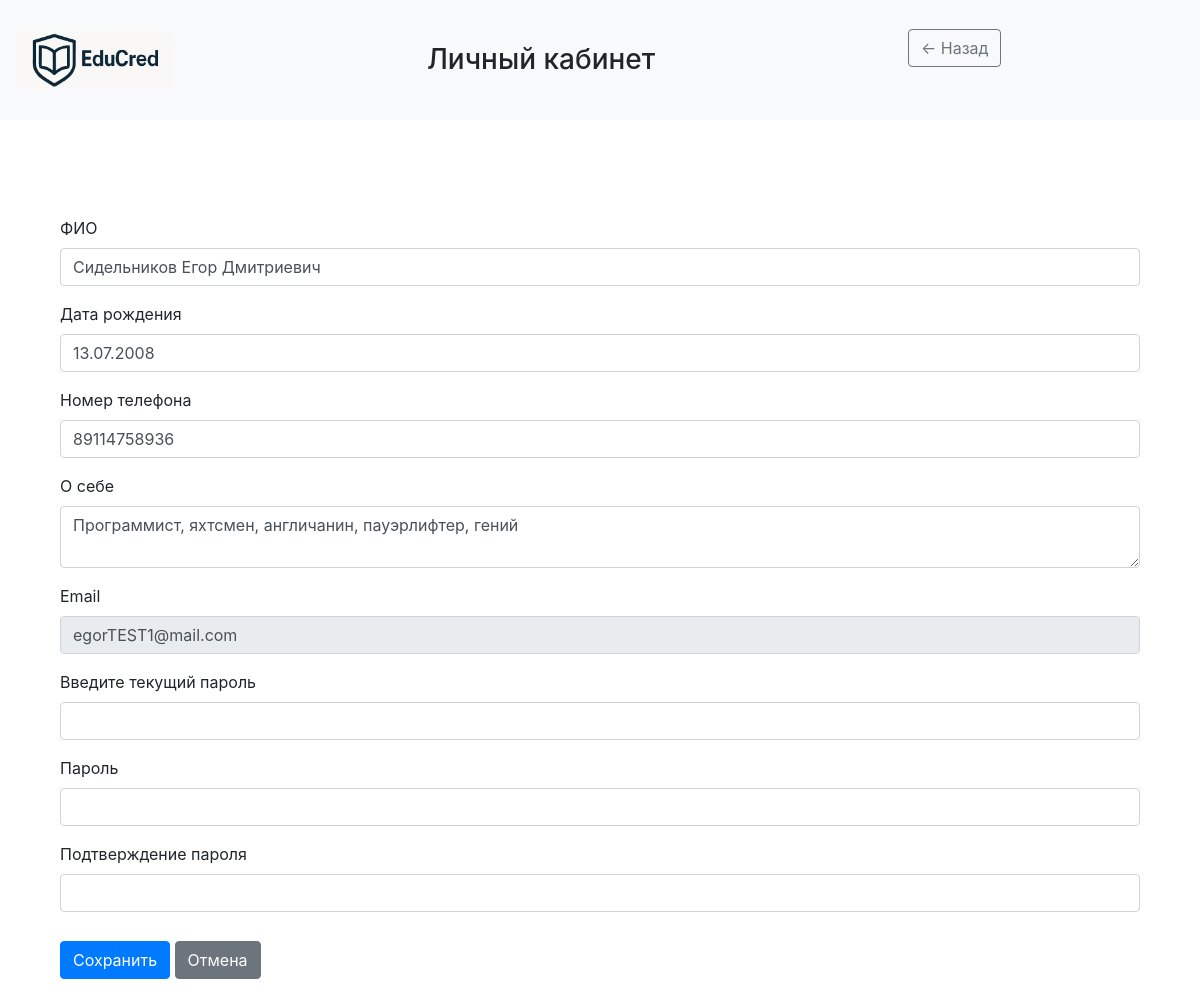
The page /profile (signed in) on the database as committed earlier.
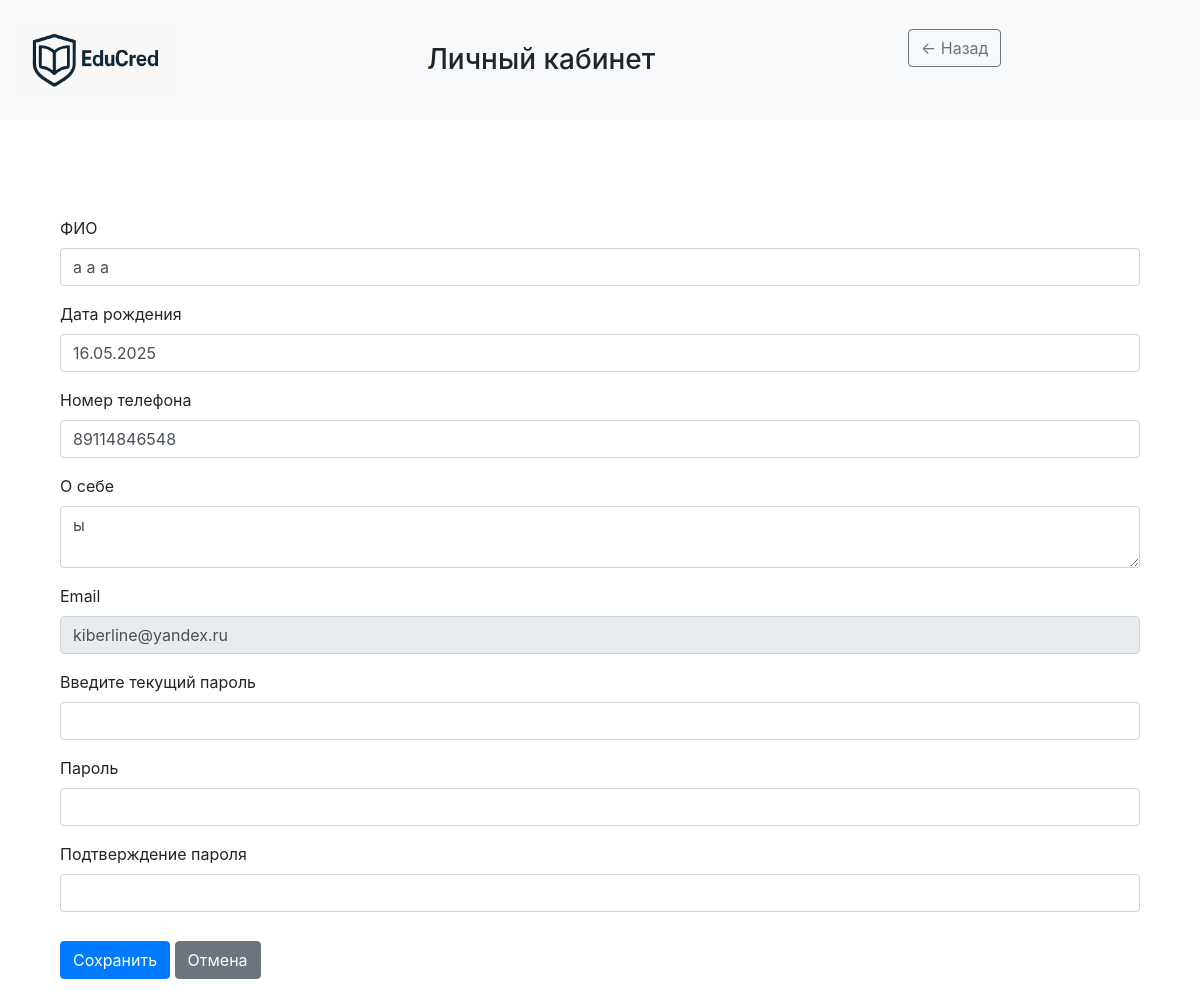
The same page on the database as committed later.
### data/Students.py (models this page shows)
class Student(SqlAlchemyBase, UserMixin, SerializerMixin):
    __tablename__ = "students"
    id = sqlalchemy.Column(sqlalchemy.Integer, primary_key=True, autoincrement=True)
    user_id = sqlalchemy.Column(sqlalchemy.Integer, sqlalchemy.ForeignKey("users.id"), nullable=False)
    student_nsp = sqlalchemy.Column(sqlalchemy.String, nullable=False)
    born = sqlalchemy.Column(sqlalchemy.DateTime, nullable=False)
    phone_num = sqlalchemy.Column(sqlalchemy.String, nullable=False)
    about = sqlalchemy.Column(sqlalchemy.String, nullable=True)
    employer_id = sqlalchemy.Column(sqlalchemy.String, nullable=True)
    user = orm.relationship("User", back_populates="student")
    achievements = orm.relationship("Achievement", back_populates="student")

### data/Users.py (models this page shows, shortened)
class User(SqlAlchemyBase, UserMixin, SerializerMixin):
    __tablename__ = "users"
    id = sqlalchemy.Column(sqlalchemy.Integer, primary_key=True, autoincrement=True)
    email = sqlalchemy.Column(sqlalchemy.String, index=True, unique=True, nullable=True)
    hashed_password = sqlalchemy.Column(sqlalchemy.String, nullable=True)
    role = sqlalchemy.Column(sqlalchemy.String, nullable=True)
    university = orm.relationship("University", back_populates="user", uselist=False)
    employer = orm.relationship("Employer", back_populates="user", uselist=False)
    student = orm.relationship("Student", back_populates="user", uselist=False)

### server.py (the view, shortened to what this page needs)
@app.route('/profile', methods=['GET', 'POST'])
@login_required
def profile():
    try:
        db_sess = db_session.create_session()
        user = db_sess.query(User).get(current_user.id)
        born = ''
        if user.role == 'student':
            profile = db_sess.query(Student).filter_by(user_id=user.id).first()
            born = profile.born.strftime('%d.%m.%Y')
            form = StudentProfileForm(obj=profile)
        elif user.role == 'employer':
            profile = db_sess.query(Employer).filter_by(user_id=user.id).first()
            form = EmployerProfileForm(obj=profile)
        form.email.data = user.email
        return render_template('profile.html', form=form, role=user.role, title='Личный кабинет', user=user,
                               style=url_for('static', filename='css/style.css'), born=born)
    except Exception as e:
        flash(f'Произошла неизвестная ошибка, попробуйте ещё раз', 'danger')
        app.logger.error(e)
        return render_template('home.html', token=None, result=None, university=None, title='Главная')

### data/ProfileForms.py
class StudentProfileForm(FlaskForm):
    student_nsp = StringField('ФИО', validators=[DataRequired(message="Укажите ФИО")])
    born = DateField(
        'Дата рождения',
        format='%d.%m.%Y',
        validators=[Optional()]
    )
    phone_num = TelField('Номер телефона', validators=[DataRequired(message="Укажите номер телефона")])
    about = TextAreaField('О себе', validators=[Optional()])
    email = StringField(
        'Email',
        render_kw={'readonly': True, 'class': 'form-control-plaintext'},
        validators=[Email(message="Неверный формат почты")]
    )
    current_password = PasswordField("Введите текущий пароль", validators=[DataRequired()])
    new_password = PasswordField('Пароль', validators=[Optional(), password_complexity])
    new_password_confirm = PasswordField('Подтверждение пароля', validators=[
        EqualTo('new_password', message="Пароли не совпадают")
    ]
                                         )
    submit = SubmitField('Сохранить')

### data/db_session.py (called while the page is built)
def create_session() -> Session:
    global __factory
    return __factory()

### templates/profile.html (shortened to what this page needs)
<html lang="ru">
<head>
    <link rel="stylesheet" type="text/css" href="{{ style }}"/>
    <link
            rel="stylesheet"
            href="https://stackpath.bootstrapcdn.com/bootstrap/4.4.1/css/bootstrap.min.css"
    >
</head>
<body>
<header>
    <nav class="navbar navbar-light bg-light">
        <a class="navbar-brand" href="{{ url_for('home') }}">
            <img src="{{ url_for('static', filename='images/EduCred_logo.png') }}"
                 alt="EduCred"
                 height="60">
        </a>
        <h3 class="mb-0">Личный кабинет</h3>
        <aside class="col-3 bg-light border-end p-3 d-flex flex-column">
            <div class="d-flex align-items-center mb-4">
                <a href="{{ url_for('workspace') }}" class="btn btn-outline-secondary me-3">← Назад</a>
            </div>
        </aside>
    </nav>
</header>
<div class="container py-5">
    <div class="container py-5">
        <form method="POST">
            <div>
                {% for field in form if field.name != 'csrf_token' and field.name != 'submit' %}
                <div class="mb-3">
                    {{ field.label(class_="form-label") }}
                    {% if field.name != 'born' %}
                    {{ field(class_="form-control") }}
                    {% else %}
                    <input class="form-control" id="born" name="born" required type="text"
                           value="{{ born }}">
                    {% endif %}
                </div>
                {% endfor %}
            </div>
            <div class="mt-4">
                {{ form.submit(class_="btn btn-primary") }}
                <a href="{{ url_for('profile') }}" class="btn btn-secondary ms-2">Отмена</a>
            </div>
        </form>
    </div>
</div>
</body>
</html>

Rows that differ between the two databases and show on the page:
changed Student: student_nsp "Сидельников Егор Дмитриевич" → "а а а"; phone_num "89114758936" → "89114846548"
changed User: email "egorTEST1@mail.com" → "kiberline@yandex.ru"
Other text that changed with them:
form field born: "13.07.2008" → "16.05.2025"
new list line: "ы"
list line gone: "Программист, яхтсмен, англичанин, пауэрлифтер, гений"
